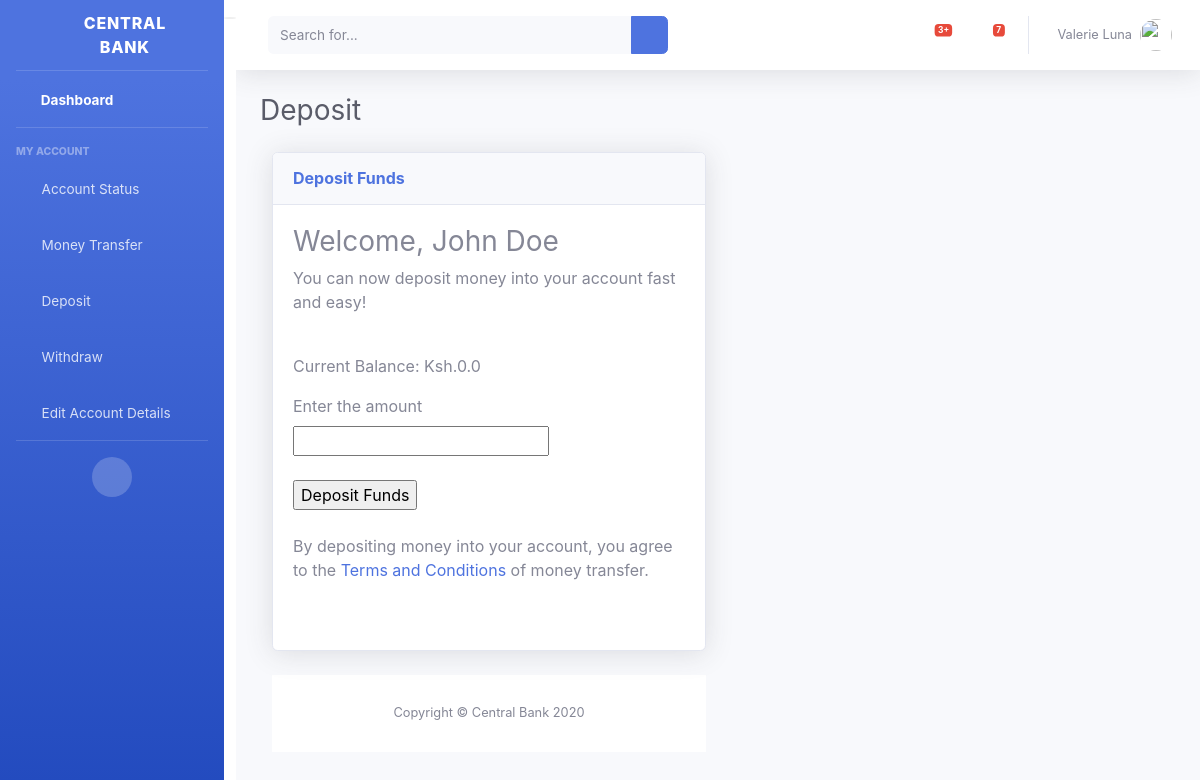
The app's page /customers/deposit/2/ with its own data.
### customers/models.py (models this page shows, shortened)
class Customer(models.Model):
    first_name = models.CharField(max_length=100)
    last_name = models.CharField(max_length=100)
    id_number = models.CharField(max_length=20)
    mobile_number = models.CharField(max_length=20)
    pin = models.CharField(max_length=10)
    class Meta:
        db_table = 'tbl_Customers'

### accounts/models.py (models this page shows, shortened)
class Account(models.Model):
    ACCOUNT_TYPE_CHOICES = [
        ("SAVINGS",'Savings'),
        ("CURRENT",'Current'),
    ]
    CURRENCY_CHOICE = [
        ("KENYA SHILLINGS","Kenya Shillings"),
        ("US DOLLAR","US Dollars")
    ]
    account_number = models.PositiveIntegerField(
        validators=[
            MinValueValidator(10000000),
            MaxValueValidator(99999999)
        ],
        default=10000000
    )
    balance = models.FloatField(
        default=0,
    )
    account_type = models.CharField(max_length=100,choices=ACCOUNT_TYPE_CHOICES,default='SAVINGS')
    currency = models.CharField(max_length=15,choices=CURRENCY_CHOICE,default='KENYA SHILLINGS')
    customer = models.ForeignKey(Customer,on_delete=models.CASCADE,default=1)
    class Meta:
        db_table = 'tbl_Accounts'

### customers/views.py (the view, shortened to what this page needs)
# urls.py: path('deposit/<int:pk>/',views.deposit,name='deposit'),
def deposit(request,pk):
    account = Account.objects.get(pk=pk)
    current_balance = account.balance
    new_balance = current_balance
    account = Account.objects.get(pk=pk)
    customer = Customer.objects.get(pk=pk)
    deposit = Deposit.objects.get(pk=pk)
    context = {
        'current_balance':current_balance,
        'account':account,
        'customer': customer,
        'deposit':deposit,
    }
    return render(request,'customers/deposit.html',context)

### customers/templates/customers/deposit.html (shortened to what this page needs)
{% load static %}
<!DOCTYPE html>
<html lang="en">
<head>
  <link href="{% static 'vendor/fontawesome-free/css/all.min.css' %}" rel="stylesheet" type="text/css">
  <link href="{% static 'css/sb-admin-2.min.css' %}" rel="stylesheet">
</head>
<body id="page-top">
  <div id="wrapper">
    <ul class="navbar-nav bg-gradient-primary sidebar sidebar-dark accordion" id="accordionSidebar">
      <a class="sidebar-brand d-flex align-items-center justify-content-center" href="#">
        <div class="sidebar-brand-icon rotate-n-15">
          <i class="fas fa-laugh-wink"></i>
        </div>
        <div class="sidebar-brand-text mx-3">Central Bank</div>
      </a>
      <hr class="sidebar-divider my-0">
      <li class="nav-item active">
        <a class="nav-link" href="#">
          <i class="fas fa-fw fa-tachometer-alt"></i>
          <span>Dashboard</span></a>
      </li>
      <hr class="sidebar-divider">
      <div class="sidebar-heading">
        My Account
      </div>
      <li class="nav-item">
        <a class="nav-link" href="{% url 'customers:account_status' customer.id %}">
          <i class="fas fa-fw fa-chart-area"></i>
          <span>Account Status</span></a>
      </li>
      <li class="nav-item">
        <a class="nav-link" href="{% url 'customers:money_transfer' customer.id %}">
          <i class="fas fa-fw fa-table"></i>
          <span>Money Transfer</span></a>
      </li>
      <li class="nav-item">
        <a class="nav-link" href="{% url 'customers:deposit' customer.id %}">
          <i class="fas fa-fw fa-table"></i>
          <span>Deposit</span></a>
      </li>
      <li class="nav-item">
        <a class="nav-link" href="{% url 'customers:withdraw' customer.id %}">
          <i class="fas fa-fw fa-table"></i>
          <span>Withdraw </span></a>
      </li>
      <li class="nav-item">
        <a class="nav-link" href="{% url 'customers:edit_details' customer.id %}">
          <i class="fas fa-fw fa-table"></i>
          <span>Edit Account Details</span></a>
      </li>
      <hr class="sidebar-divider d-none d-md-block">
      <div class="text-center d-none d-md-inline">
        <button class="rounded-circle border-0" id="sidebarToggle"></button>
      </div>
    </ul>
      <div class="text-center d-none d-md-inline">
        <button class="rounded-circle border-0" id="sidebarToggle"></button>
      </div>
    <div id="content-wrapper" class="d-flex flex-column">
      <div id="content">
        <nav class="navbar navbar-expand navbar-light bg-white topbar mb-4 static-top shadow">
          <form class="d-none d-sm-inline-block form-inline mr-auto ml-md-3 my-2 my-md-0 mw-100 navbar-search">
            <div class="input-group">
              <input type="text" class="form-control bg-light border-0 small" placeholder="Search for..." aria-label="Search" aria-describedby="basic-addon2">
              <div class="input-group-append">
                <button class="btn btn-primary" type="button">
                  <i class="fas fa-search fa-sm"></i>
                </button>
              </div>
            </div>
          </form>
          <ul class="navbar-nav ml-auto">
            <li class="nav-item dropdown no-arrow mx-1">
              <a class="nav-link dropdown-toggle" href="#" id="alertsDropdown" role="button" data-toggle="dropdown" aria-haspopup="true" aria-expanded="false">
                <span class="badge badge-danger badge-counter">3+</span>
              </a>
            </li>
            <li class="nav-item dropdown no-arrow mx-1">
              <a class="nav-link dropdown-toggle" href="#" id="messagesDropdown" role="button" data-toggle="dropdown" aria-haspopup="true" aria-expanded="false">
                <i class="fas fa-envelope fa-fw"></i>
                <span class="badge badge-danger badge-counter">7</span>
              </a>
            </li>
            <li class="nav-item dropdown no-arrow">
              <a class="nav-link dropdown-toggle" href="#" id="userDropdown" role="button" data-toggle="dropdown" aria-haspopup="true" aria-expanded="false">
                <span class="mr-2 d-none d-lg-inline text-gray-600 small">Valerie Luna</span>
                <img class="img-profile rounded-circle" src="https://source.unsplash.com/QAB-WJcbgJk/60x60">
              </a>
            </li>
          </ul>
        </nav>
        <div class="container-fluid">
          <div class="d-sm-flex align-items-center justify-content-between mb-4">
            <h1 class="h3 mb-0 text-gray-800">Deposit</h1>
          </div>
            <div class="col-lg-6">
              <div class="card shadow mb-4">
                <div class="card-header py-3">
                  <h6 class="m-0 font-weight-bold text-primary">Deposit Funds </h6>
                </div>
                <div class="card-body">
                <h3>Welcome, {{ customer.first_name }} {{ customer.last_name }}</h3>
                  <p>You can now deposit money into your account fast and easy!</p>
                  <br>
                  <p>Current Balance: Ksh.{{ current_balance }}</p>
                    <form action="" method="post">
                                <label for="">Enter the amount</label>
                                <br>
                                  <input type="number" name="amount" id="" required>
                                <br>
                                <br>
                            <input type="submit" value="Deposit Funds">
                    </form>
                    <br>
                    <p>By depositing money into your account, you agree to the <a href="#">Terms and Conditions</a> of money transfer.</p> <br>
            </div>
      </div>
      <footer class="sticky-footer bg-white">
        <div class="container my-auto">
          <div class="copyright text-center my-auto">
            <span>Copyright &copy; Central Bank 2020</span>
          </div>
        </div>
      </footer>
    </div>
  </div>
</body>
</html>

### records on screen
Customer: first_name "John", last_name "Doe"
Account: balance "0.0"
